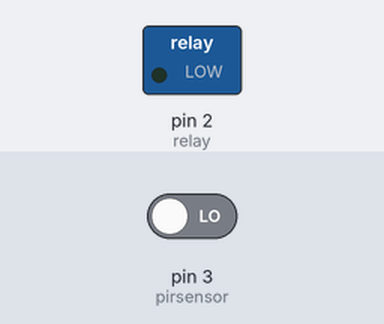
The sketch below on a simulated Arduino Uno, built with avr-gcc and run on an emulated ATmega328P. Shown: switched loads named in the sketch (green lamp = pin HIGH). The test bench sets the inputs (shaded band); at power-on: pin 3 (pirsensor) LOW. What the sketch prints to the serial monitor is not drawn.

Above: at 1.2 s.
1.3 s: pin 3 (pirsensor) driven HIGH
At 2.2 s:
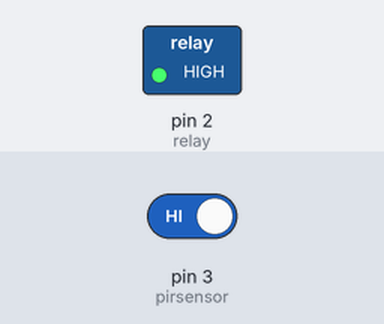
4.3 s: pin 3 (pirsensor) driven LOW
At 6.5 s:
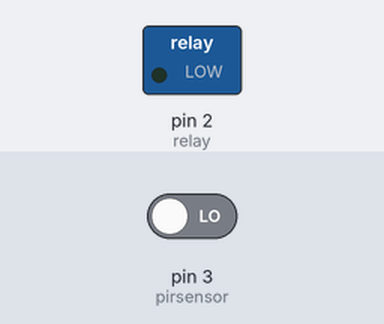
Timing chart, 0 to 8.0 s (numbered marks = the images above; inputs shaded):
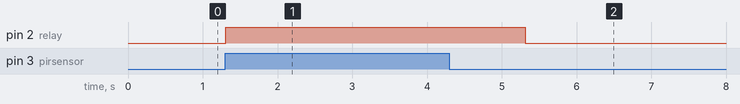

The sketch:

pir_sensor_with_arduino.ino
```cpp
int pirsensor=3;
int relay=2;

void setup() {
  // put your setup code here, to run once:
Serial.begin(9600);
pinMode(pirsensor,INPUT);
pinMode(relay,OUTPUT);
}

void loop() {
  // put your main code here, to run repeatedly:
int pirstatus=digitalRead(pirsensor);
Serial.println(pirstatus);
if(pirstatus==HIGH)
{
  digitalWrite(relay,HIGH);
  Serial.println("buzzer on");
  delay(2000);
  digitalWrite(relay,LOW);
  }
}
```

Measured:
- after the input at 1.3 s, pin 2 (relay): LOW → HIGH at once
- after the input at 4.3 s, pin 2 (relay): HIGH → LOW after 1.0 s
